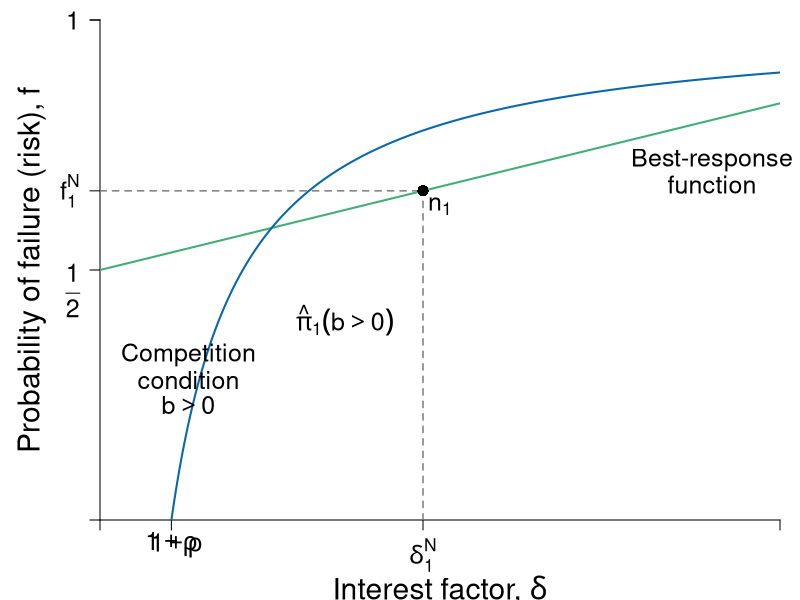

Reproduce this figure in R.
#' Graph Designer: Scott Cohn
#' Authors: Bowles and Halliday
#' Title: Coordination, Conflict and Competition: A Text in Microeconomics

library(shape)
pdf(file = "credit/credit_profit_brf_initial.pdf", width = 8, height = 6)

#Set parameters for graphics
pointsize <- 1.8
axislabelsize <- 1.8
labelsize <- 1.5
namesize <- 1.8
annotatesize <- 1.5
graphlinewidth <- 2
segmentlinewidth <- 1.5

COL <- c("#7fc97f", "#beaed4", "#fdc086", "#ffff99", "#386cb0", "#f0027f", "#bf5b17", "#666666")
COLA <- c("#e0f3db", "#99d8c9","#66c2a4","#41ae76", "#238b45", "#005824")
COLB <- c("#c6dbef", "#4eb3d3", "#2b8cbe", "#0868ac","#084081")
COLC <- c("#fcfbfd", "#efedf5", "#dadaeb", "#bcbddc", "#9e9ac8", "#807dba", "#6a51a3", "#54278f", "#3f007d")
grays <- gray.colors(25, start = 1, end = 0, alpha = 1)

#Edited the margins to cater for the larger LHS labels
par(mar =  c(4, 5, 1, 1))

brfFn <- function(delta, q = 15, k = 0) {
  .5 + (delta / (2 * q)) * (1 - k)
}


PCFn <- function(delta, q = 1) {
  delta/q
}

isoprofitFn <- function(delta, rho = 0.05, b = 0.5) {
  1 - ((1 + rho)/(1 - b))*(1/delta)
}

yFn <- function(d1, f1, q = 1){
  q*f1*(1 - f1) - d1*(1 - f1)
}

ylow <- function(delta, q = 1, ybar = 0.0625){
  (-sqrt(delta^2 - 2*delta*q + q^2 - 4*q*ybar) + delta + q)/(2*q)
}

yhigh <- function(delta, q = 1, ybar = 0.0625){
  (sqrt(delta^2 - 2*delta*q + q^2 - 4*q*ybar) + delta + q)/(2*q)
}

xlims <- c(0, 10)
ylims <- c(0, 1)

npts <- 501 
d1 <- seq(xlims[1], xlims[2], length.out = npts)
f1 <- seq(ylims[1], ylims[2], length.out = npts) 
deltalevel <- c(2.5, 4.75)

plot(0, 0, xlim = xlims, ylim = ylims, type = "n",
     xlab = expression(paste("")),
     ylab = expression(paste("")), 
     xaxt = "n", 
     yaxt = "n", 
     cex.lab = axislabelsize, 
     bty = "n",
     xaxs = "i", 
     yaxs = "i"
)


# ticksy <- c(ylims[1], 0.5, ylims[2] - 0.1)
# ylabels <- c(NA, expression(paste(f == frac(1,2))), 1)
ticksy <- c(ylims[1], 0.5,  brfFn(deltalevel[2], k = 0), 1, ylims[2])
ylabels <- c(NA, NA,  expression(paste(f[1]^N)), 1, NA)
#ticksx <- c(xlims[1], (1 + 0.1)/(1 - 0), (1 + 0.1)/(1 - 0.5), xlims[2])
ticksx <- c(xlims[1], 1.05,deltalevel[2], xlims[2])
xlabels <- c(NA, expression(paste(1 + rho)),NA, NA)

text((1 + 0.1)/(1 - 0.02), - 0.05, expression(paste(1 + rho)), xpd = TRUE, cex = labelsize) 

#text((1 + 0.1)/(1 - 0.5), - 0.09, expression(paste(frac(1 + rho, 1 - b))), xpd = TRUE, cex = labelsize) 
text(-0.4, 0.46, expression(paste(frac(1,2))), xpd = TRUE, cex = labelsize) 

text(c(deltalevel[2]), -.07, c(expression(paste(delta[1]^N))), xpd = TRUE, cex = labelsize)  

npts <- 503 
xx1 <- seq(xlims[1], xlims[2], length.out = npts)


# Polygon
# COLD <- c("#deebf7", "#9ecae1")
# xpoly <- seq(from = (1 + 0.1)/(1 - 0), to = xlims[2], length.out = 500)
# ypoly <- isoprofitFn(xpoly, b = 0)
# polygon(x = xpoly, y = ypoly, col = COLD[1], density = NULL, border = NA)
# 
# xpoly1 <- c((1 + 0.1)/(1 - 0), xlims[2], xlims[2])
# ypoly1 <- c(0, 0, isoprofitFn(xlims[2], b = 0))
# polygon(x = xpoly1, y = ypoly1, col = COLD[1], density = NULL, border = NA)
# 
# xpoly2 <- seq(from = (1 + 0.1)/(1 - 0.5), to = xlims[2], length.out = 500)
# ypoly2 <- isoprofitFn(xpoly2, b = 0.5)
# polygon(x = xpoly2, y = ypoly2, col = COLD[2], density = NULL, border = NA)
# 
# xpoly3 <- c((1 + 0.1)/(1 - 0.5), xlims[2], xlims[2])
# ypoly3 <- c(0, 0, isoprofitFn(xlims[2], b = 0.5))
# polygon(x = xpoly3, y = ypoly3, col = COLD[2], density = NULL, border = NA)

#segments(0.25, 0, xlims[2], isoprofitFn(xlims[2], b = 0.5), col = COLD[2])

axis(1, at = ticksx, pos = 0, labels = xlabels, cex.axis = labelsize)
axis(2, at = ticksy, pos = 0, labels = ylabels, las = 1, cex.axis = labelsize)



#Draw the graphs
# lines(xx1, brfFn(xx1, k = 0.28), col = COLA[4], lwd = graphlinewidth)
lines(xx1, brfFn(xx1, k = 0), col = COLA[4], lwd = graphlinewidth)
# lines(xx1, brfFn(xx1, k = 0.75), col = COLA[4], lwd = graphlinewidth)
lines(xx1, isoprofitFn(xx1, b = 0), col = COLB[4], lwd = graphlinewidth)
#lines(xx1, isoprofitFn(xx1, b = 0), col = COLB[4], lwd = graphlinewidth)
#lines(xx1, isoprofitFn(xx1, pi = 0.5), col = COLB[4], lwd = graphlinewidth)


#Axis labels
#mtext(expression(paste("Interest factor, ", delta)), side = 1, line = 3.3, cex = axislabelsize)
text(0.5*(xlims[2]), - 0.14 , expression(paste("Interest factor, ", delta)), xpd = TRUE, cex = axislabelsize) 
text(-1, 0.5*(ylims[2]), expression(paste("Probability of failure (risk), ", f)), xpd = TRUE, cex = axislabelsize, srt = 90) 

#segments(0.39, -1, 0.39, brfFn(0.39, k = 0.75), lty = 2, col = grays[20] , lwd = segmentlinewidth)
#segments(0, brfFn(deltalevel[1], k = 0), deltalevel[1], brfFn(deltalevel[1], k = 0), lty = 2, col = grays[20] , lwd = segmentlinewidth)
#segments(deltalevel[1], 0, deltalevel[1], brfFn(deltalevel[1], k = 0), lty = 2, col = grays[20] , lwd = segmentlinewidth)
segments(deltalevel[2], 0, deltalevel[2], brfFn(deltalevel[2], k = 0), lty = 2, col = grays[20] , lwd = segmentlinewidth)
segments(0, brfFn(deltalevel[2], k = 0), deltalevel[2], brfFn(deltalevel[2], k = 0), lty = 2, col = grays[20] , lwd = segmentlinewidth)

# points(deltalevel[1], brfFn(deltalevel[1], k = 0), pch = 16, col = "black", cex = 1.5)
# text(deltalevel[1]+0.25, brfFn(deltalevel[1], k = 0) - 0.03, expression(paste(n[0])), cex = labelsize)

points(deltalevel[2], brfFn(deltalevel[2], k = 0), pch = 16, col = "black", cex = 1.5)
text(deltalevel[2] +0.25, brfFn(deltalevel[2], k = 0) - 0.03, expression(paste(n[1])), cex = labelsize)

#text(0.39 + 0.025, brfFn(0.39, k = 0.75) - 0.03, expression(paste(b)), cex = labelsize)

#segments(1, -1, 1, brfFn(delta = 1, k = 0.5), lty = 2, col = grays[20] , lwd = segmentlinewidth)
#points(1, brfFn(1, k = 0.5), pch = 16, col = "black", cex = 1.5)
# text(1, brfFn(1, k = 0.5) + 0.04, expression(paste(n)), cex = labelsize)

#segments(.59, -1, 0.59, brfFn(delta = 0.59, k = 0.75), lty = 2, col = grays[20] , lwd = segmentlinewidth)
#points(0.59, brfFn(0.59, k = 0.75), pch = 16, col = "black", cex = 1.5)
#text(0.59 + 0.025, brfFn(0.59, k = 0.75) - 0.03, expression(paste(a)), cex = labelsize)

#segments(.7, -1, 0.7, brfFn(delta = 0.7, k = 0.28), lty = 2, col = grays[20] , lwd = segmentlinewidth)
#points(0.7, brfFn(0.7, k = 0.28), pch = 16, col = "black", cex = 1.5)

# ZPC
# text(1.35, 0.925, expression(paste(hat(pi)[0]^{t==0} == 1 + rho[0])), cex = labelsize, xpd = TRUE)
# text(1.35, 0.75, expression(paste(hat(pi)[0]^{t==1} == 1 + rho[1])), cex = labelsize, xpd = TRUE)

#text(0.95, 0.4, expression(paste(hat(pi)[0]({b==0}) )), cex = labelsize, xpd = TRUE)
text(3.6, 0.4, expression(paste(hat(pi)[1]({b>0}) )), cex = labelsize, xpd = TRUE)


# text(1.1, 1.08, expression(paste("BRF of previously excluded")), cex = labelsize, xpd = TRUE)
# text(1.1, 1.02, expression(paste("now marginal borrower")), cex = labelsize, xpd = TRUE)
# Arrows(1.1, 0.98, 1.1, 0.92, col = "black", lty = 1, lwd = 2, arr.type = "triangle", arr.lwd = 0.5)
# 
# text(1.1, 0.5, expression(paste("BRF of")), cex = labelsize)
# text(1.1, 0.44, expression(paste("wealthy borrower")), cex = labelsize)
# Arrows(1.1, 0.53, 1.1, 0.6, col = "black", lty = 1, lwd = 2, arr.type = "triangle", arr.lwd = 0.5)
# 
# 
# text(0.6, 0.91, expression(paste("BRF of previously")), cex = labelsize)
# text(0.6, 0.85, expression(paste("marginal borrower")), cex = labelsize)
# Arrows(0.6, 0.82, 0.6, 0.68, col = "black", lty = 1, lwd = 2, arr.type = "triangle", arr.lwd = 0.5)

#text(0.49, 0.15, expression(paste("Policy")), cex = labelsize)
#text(0.49, 0.09, expression(paste("Change")), cex = labelsize)

# text(4.7, 0.7, expression(paste("Barriers")), cex = labelsize)
# text(4.7, 0.65, expression(paste("decrease")), cex = labelsize)
# text(4.6, 0.7, expression(paste("Barriers")), cex = labelsize)
# text(4.6, 0.65, expression(paste("increase")), cex = labelsize)

#Arrows(5.5, 0.62, 3.2, 0.62, col = "black", code = 1, lty = 1, lwd = 2, arr.type = "triangle", arr.lwd = 0.5)


#Labels for lenders entering and leaving
# text(2, 0.91, expression(paste("Lenders")), cex = labelsize)
# text(2, 0.85, expression(paste("leaving")), cex = labelsize)
# 
# text(8, 0.36, expression(paste("Lenders")), cex = labelsize)
# text(8, 0.3, expression(paste("entering")), cex = labelsize)

text(9, 0.72, expression(paste("Best-response")), cex = labelsize, xpd = TRUE)
text(9, 0.67, expression(paste("function")), cex = labelsize, xpd = TRUE)
#text(9, 0.5, expression(paste(f == frac(1, 2) + frac(delta, 2*q))), cex = labelsize)


#text(8.5, 0.93, expression(paste("Credit market") ), cex = labelsize, xpd = TRUE)
text(1.3, 0.33, expression(paste("Competition") ), cex = labelsize, xpd = TRUE)
text(1.3, 0.28, expression(paste("condition") ), cex = labelsize, xpd = TRUE)
text(1.3, 0.23, expression(paste(b > 0) ), cex = labelsize, xpd = TRUE)

# text(0.225, 0.45, expression(paste("Competition")), cex = labelsize)
# text(0.225, 0.39, expression(paste("condition")), cex = labelsize)
# text(0.225, 0.34, expression(paste(b > 0)), cex = labelsize)


dev.off()
